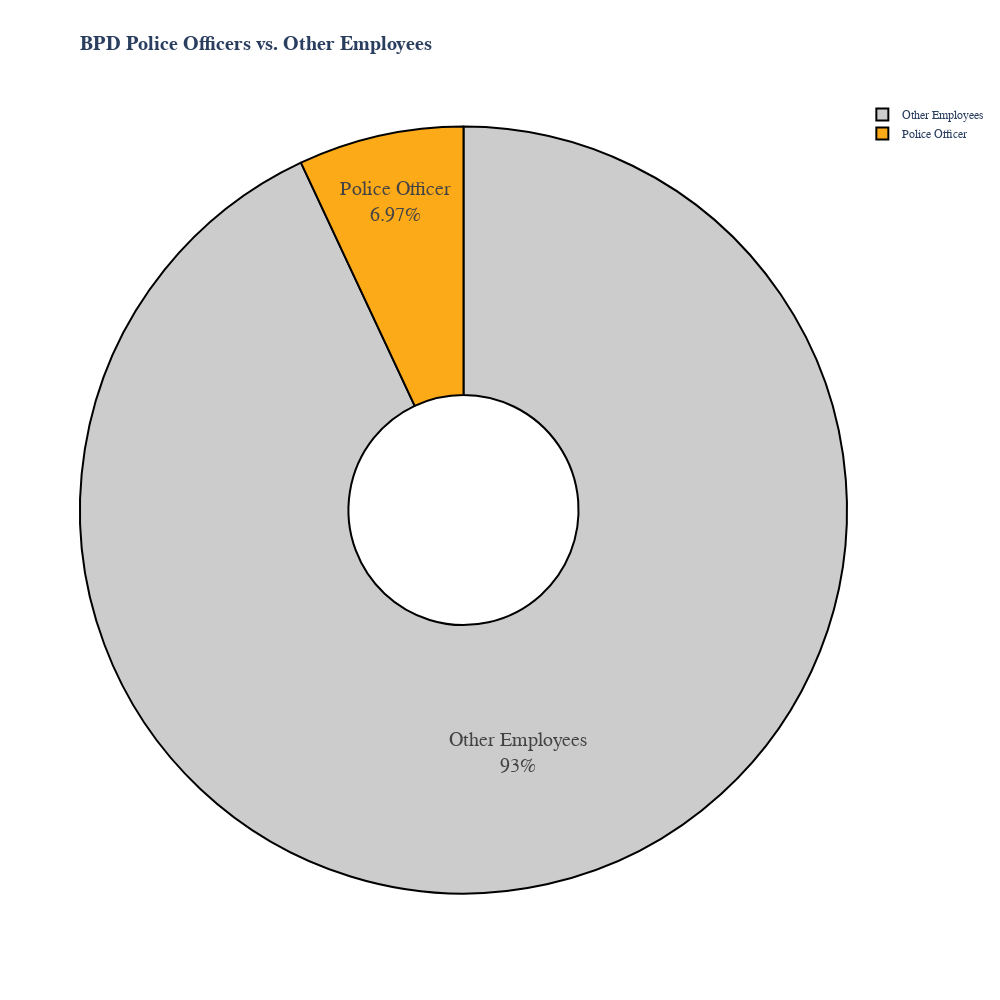

Notebook cell for this chart:
### Code cell
# Did the same thing above but in plotly

import plotly.graph_objects as go

labels = ["Police Officer","Other Employees"]
values = [count_officers, all_of_other + bpd]
colors = ["#FCAA17","#CCCCCC"]

fig = go.Figure(data=[go.Pie(labels=labels, values=values, hole=.3)])
fig.update_traces(hoverinfo='label+percent', textinfo='value', textfont_size=20,

marker=dict(colors=colors, line=dict(color='#000000', width=2)))

fig.update_layout(
    title_text="BPD Police Officers vs. Other Employees",
    font_family="GT America"
    # Add annotations in the center of the donut pies.
    )

# change the title font size to 20
fig.update_layout(
    title = go.layout.Title(
        text = "<b>BPD Police Officers vs. Other Employees<b>",
        xref = "paper",
        x = 0,
        font_family = "GT America",
        font_size = 20
    )
)

# ADD PERCENTAGES TO THE PIE CHART
fig.update_traces(textposition='inside', textinfo='percent+label')

# change the fig size to 10x10
fig.update_layout(
    autosize=False,
    width=1000,
    height=1000,
)

fig.show()

### Figure 1 — Plotly figure (JSON) as saved in the notebook; plotly's stock layout.template omitted (floating-point values rounded to 4 significant figures)
{"data": [{"hole": 0.3, "hoverinfo": "label+percent", "labels": ["Police Officer", "Other Employees"], "marker": {"colors": ["#FCAA17", "#CCCCCC"], "line": {"color": "#000000", "width": 2}}, "textfont": {"size": 20}, "textinfo": "percent+label", "textposition": "inside", "type": "pie", "values": [1571, 20975]}], "layout": {"autosize": false, "font": {"family": "GT America"}, "height": 1000, "title": {"font": {"family": "GT America", "size": 20}, "text": "<b>BPD Police Officers vs. Other Employees<b>", "x": 0, "xref": "paper"}, "width": 1000}}
